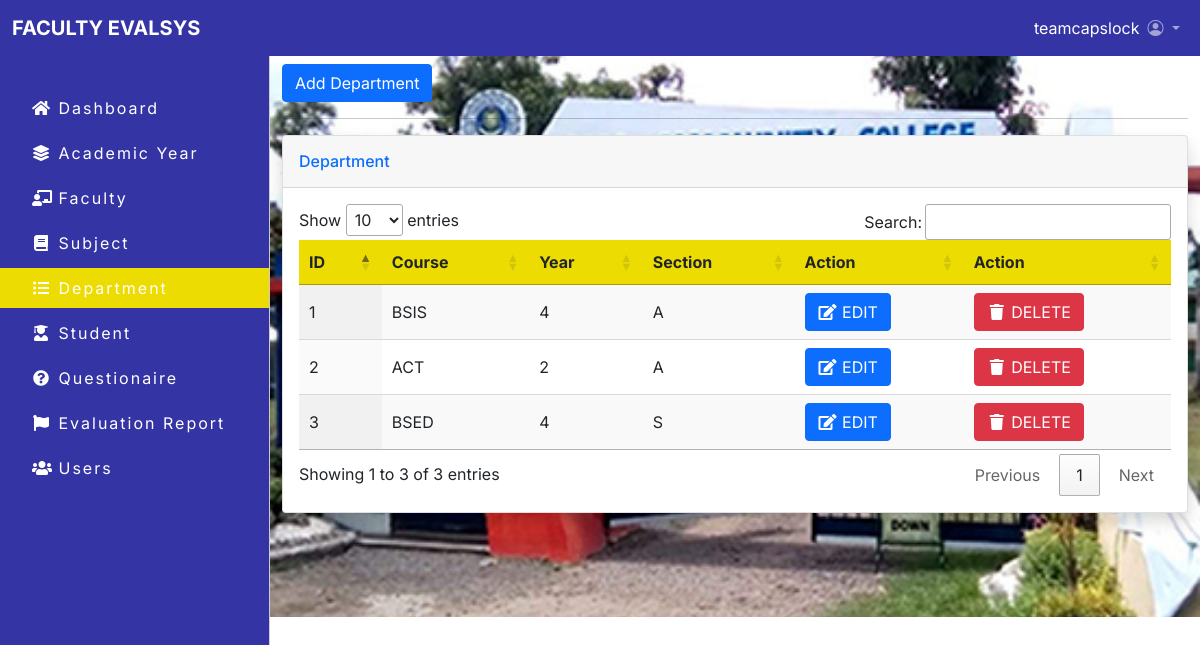
Before: /department.php (signed in) with the older database file.
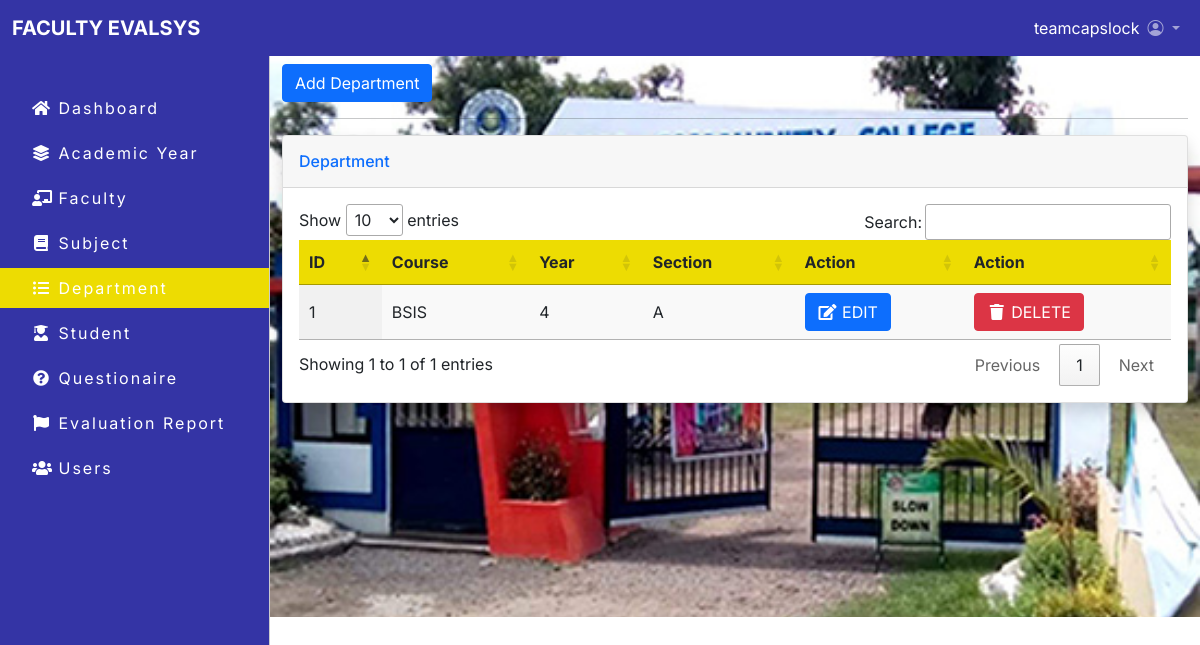
After: the same page with the newer database file.
### tables this page shows
CREATE TABLE `department` (
  `id` int(30) NOT NULL,
  `course` varchar(30) NOT NULL,
  `year` int(30) NOT NULL,
  `section` varchar(30) NOT NULL
);

### navbar-items/navbar_items.php (called while the page is built)
<?php
    $items = [
        [
            'label' => 'Dashboard',
            'icon'  => 'fa-home',
            'pages' => ['dashboard.php']
        ],
        [
            'label' => 'Academic Year',
            'icon'  => 'fa-layer-group',
            'pages' => ['academic_list.php', 'viewedit_acad.php', 'update-acad.php']
        ],
        [
            'label' => 'Faculty',
            'icon'  => 'fa-chalkboard-teacher',
            'pages' => ['faculty_list.php', 'viewedit-faculty.php', 'update-faculty.php']
        ],
        [
            'label' => 'Subject',
            'icon'  => 'fa-book',
            'pages' => ['subject_list.php', 'viewedit_subjectlist.php', 'update_subject_list.php']
        ],
        [
            'label' => 'Department',
            'icon'  => 'fa-list-ul',
            'pages' => ['department.php', 'viewedit_classlist.php', 'update_classlist.php']
        ],
        [
            'label' => 'Student',
            'icon'  => 'fa-user-graduate',
            'pages' => ['student_list.php', 'viewedit.php', 'update.php', 'student_info.php']
        ],
        [
            'label' => 'Questionaire',
            'icon'  => 'fa-question-circle',
            'pages' => ['question-list.php']
        ],
        [
            'label' => 'Evaluation Report',
            'icon'  => 'fa-fw fa-flag',
            'pages' => ['report.php']
        ],
        [
            'label' => 'Users',
            'icon'  => 'fa-users',
            'pages' => ['user_list.php']
        ],
    ]
?>

### department.php (the view, shortened to what the changed rows need)
<!DOCTYPE html>
<html lang="en">
<?php include'includes/header.php'; ?>
<body>
    <?php include'includes/admin-navbar.php'; ?>
    <main class="mt-5 pt-3" style="background-image: url(img/bcc_cover.jpg); background-repeat: no-repeat; background-size: cover; height: 569px;">
        <div class="container-fluid">
    <div class="card shadow mb-4">
        <div class="card-body">
            <div class="table-responsive">
            <?php
            include_once'koneksyon.php';
            $qryview = "SELECT * FROM department";
            $result = mysqli_query($koneksyon, $qryview);
            ?>
                <table class="display" id="myTable" width="100%" cellspacing="0">
                    <thead style="background-color: #eddc02;">
                        <tr>
                            <th>ID</th>
                            <th>Course</th>
                            <th>Year</th>
                            <th>Section</th>
                            <th>Action</th>
                            <th>Action</th>
                        </tr>
                    </thead>
                    <?php
                    $no = 1;
                    while($row = mysqli_fetch_array($result)) { ?>
                        <tr>
                            <td><?php echo $no; ?></td>
                            <td><?php echo $row['course'] ?></td>
                            <td><?php echo $row['year'] ?></td>
                            <td><?php echo $row['section'] ?></td>
                            <td><a type="button" class="btn btn-primary" href="viewedit_classlist.php?clist=<?php echo $row['id']; ?>"><span class="fa fa-fw fa-edit"></span> EDIT</a></td>
                            <td><button class="btn btn-danger" type="button" onClick="deleteme(<?php echo $row['id']; ?>)" name="delete"><span class="fa fa-fw fa-trash"></span> DELETE </button></td>
                        </tr>
                    <?php $no++; } ?>
                </table>
            </div>
        </div>
    </div>
        </div>
    </main>
</body>
</html>

### includes/admin-navbar.php (shortened to what the changed rows need)
<?php
if (isset($_SESSION['username']) && isset($_SESSION['id'])) { ?>
	<div class="offcanvas offcanvas-start bg-offc text-white sidebar-nav" tabindex="-1" id="offcanvasExample" aria-labelledby="offcanvasExampleLabel">
	  <div class="offcanvas-body p-0">
	    <nav class="navbar-dark">
	    	<ul class="navbar-nav">
	    		<div class="sm-wrapper">
	    			<?php
				        require_once 'navbar-items/navbar_items.php';
				        foreach ($items as $item) {
				        	echo "<li>";
				            echo "<a href='" . $item['pages'][0] . "'" . (in_array(basename($_SERVER['SCRIPT_NAME']), $item['pages']) ? " class='active'" : "") . ">";
				            echo "<span class='fas fa-fw " . $item['icon'] . "'></span> ";
				            echo $item['label'];
				            echo "</a>";
				            echo "</li>";
				        }
				     ?>
	    		</div>
	    	</ul>
	    </nav>
	  </div>
	</div>
	<?php }else{
		header("location: index.php");
	} ?>

Changed rows visible on the page:
removed department: course "ACT", year "2", section "A"
removed department: course "BSED", year "4", section "S"
Other visible differences:
text written by a page script: "Show entries Search: Showing 1 to 3 of 3 entries Previous 1 Next" → "Show entries Search: Showing 1 to 1 of 1 entries Previous 1 Next"
